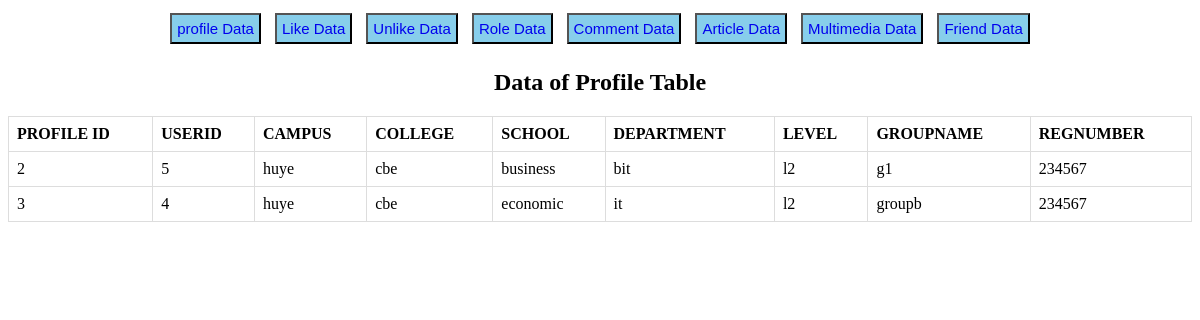
Page /profiletable.php on the committed database.
### tables this page shows
CREATE TABLE IF NOT EXISTS `profile` (
  `pid` int(11) NOT NULL AUTO_INCREMENT,
  `userid` int(11) DEFAULT NULL,
  `Campus` varchar(100) DEFAULT NULL,
  `College` varchar(100) DEFAULT NULL,
  `School` varchar(100) DEFAULT NULL,
  `Department` varchar(100) DEFAULT NULL,
  `Level` varchar(50) DEFAULT NULL,
  `GroupName` varchar(50) DEFAULT NULL,
  `Regnumber` varchar(50) DEFAULT NULL,
  PRIMARY KEY (`pid`),
  KEY `userid` (`userid`)
);

### profiletable.php (the view, shortened to what this page needs)
<?php
$servername = "localhost";
$username = "root";
$password = "";
$dbname = "bityeartwo2024";
$conn = new mysqli($servername, $username, $password, $dbname);
$sql = "SELECT * FROM profile";
$result = $conn->query($sql);
?>
<!DOCTYPE html>
<html lang="en">
<head>
</head>
<body>
<center><div>
<button><a href="profiletable.php">profile Data</a></button>
<button><a href="liketable.php">Like Data</a></button>
<button><a href="unliketable.php">Unlike Data</a></button>
<button><a href="roletable.php">Role Data</a></button>
<button><a href="commenttable.php">Comment Data</a></button>
<button><a href="articletable.php">Article Data</a></button>
<button><a href="multimediatable.php">Multimedia Data</a></button>
<button><a href="friendtable.php">Friend Data</a></button>
</div></center>
<center><h2>Data of Profile Table</h2></center>
<table>
    <tr>
    <th>PROFILE ID</th>
        <th>USERID</th>
        <th>CAMPUS</th>
        <th>COLLEGE</th>
        <th>SCHOOL</th>
        <th>DEPARTMENT</th>
        <th>LEVEL</th>
        <th>GROUPNAME</th>
        <th>REGNUMBER</th>
    </tr>
    <?php
    if ($result->num_rows > 0) {
        while($row = $result->fetch_assoc()) {
            echo "<tr>";
            echo "<td>".$row["pid"]."</td>";
            echo "<td>".$row["userid"]."</td>";
             echo "<td>".$row["Campus"]."</td>";
            echo "<td>".$row["College"]."</td>";
            echo "<td>".$row["School"]."</td>";
            echo "<td>".$row["Department"]."</td>";
             echo "<td>".$row["Level"]."</td>";
             echo "<td>".$row["GroupName"]."</td>";
             echo "<td>".$row["Regnumber"]."</td>";
            echo "</tr>";
        }
    } else {
        echo "0 results";
    }
    ?>
</table>
</body>
</html>

### profiletable.php (style rules this page uses)
table { border-collapse: collapse; width: 100%; }
th, td { border: 1px solid #dddddd; text-align: left; padding: 8px; }
button { background-color: skyblue; color: white; font-size: 15px; padding: 5px; margin: 5px; }
button a { text-decoration: none; }

### rows in the picture
profile: pid "2", userid "5", Campus "huye", College "cbe", School "business", Department "bit", Level "l2", GroupName "g1", Regnumber "234567"
profile: pid "3", userid "4", Campus "huye", College "cbe", School "economic", Department "it", Level "l2", GroupName "groupb", Regnumber "234567"
